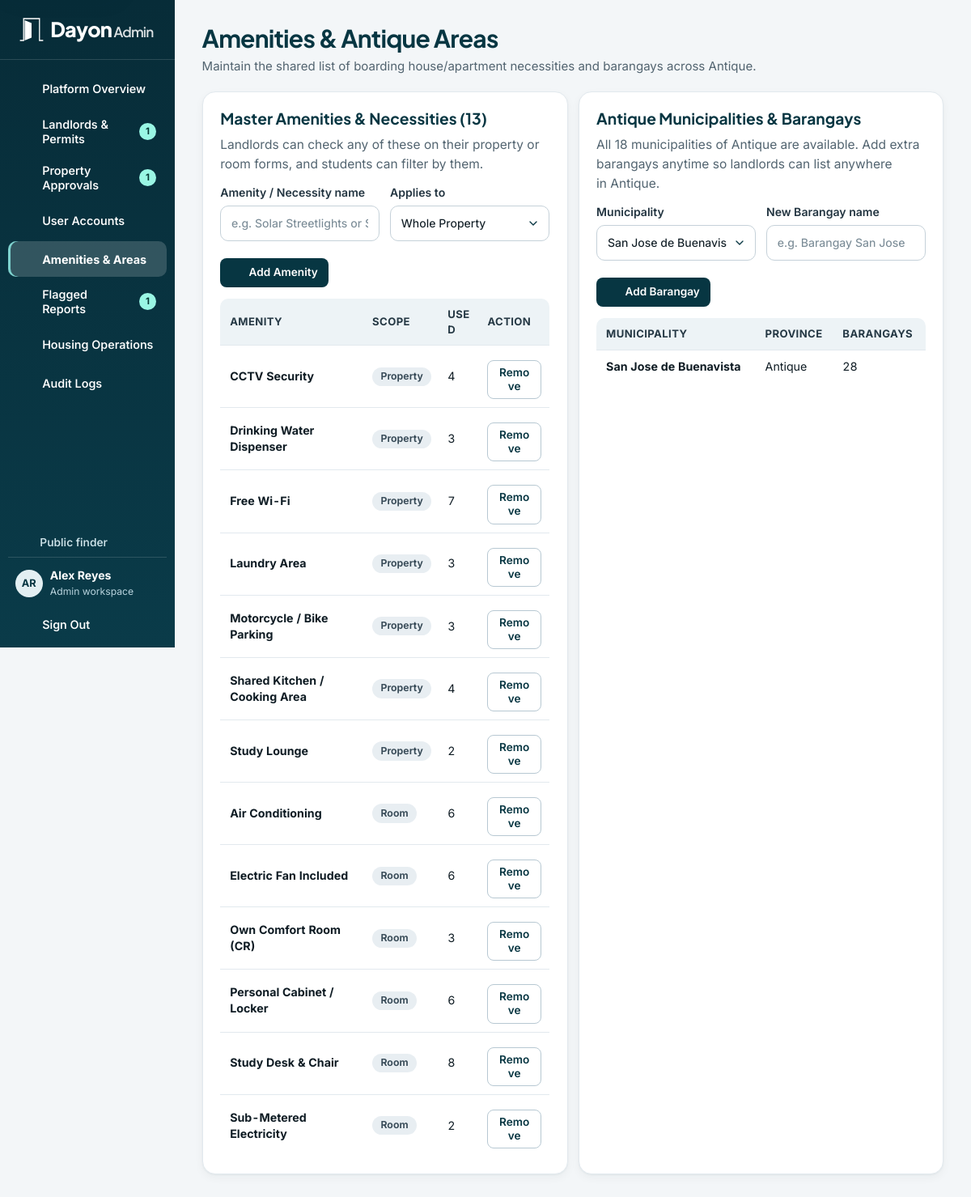
The app's page /admin/catalogs.php (signed in) with its own data.
### tables this page shows
CREATE TABLE users (
    user_id BIGINT UNSIGNED AUTO_INCREMENT PRIMARY KEY,
    role_id TINYINT UNSIGNED NOT NULL,
    email VARCHAR(150) NOT NULL UNIQUE,
    password_hash VARCHAR(255) NOT NULL,
    first_name VARCHAR(80) NOT NULL,
    last_name VARCHAR(80) NOT NULL,
    phone_number VARCHAR(20) NOT NULL,
    account_status ENUM('active', 'suspended', 'pending') NOT NULL DEFAULT 'active',
    created_at TIMESTAMP NOT NULL DEFAULT CURRENT_TIMESTAMP,
    updated_at TIMESTAMP NOT NULL DEFAULT CURRENT_TIMESTAMP ON UPDATE CURRENT_TIMESTAMP,
    CONSTRAINT fk_users_role FOREIGN KEY (role_id) REFERENCES roles(role_id)
);

CREATE TABLE roles (
    role_id TINYINT UNSIGNED AUTO_INCREMENT PRIMARY KEY,
    role_name VARCHAR(30) NOT NULL UNIQUE
);

CREATE TABLE amenities (
    amenity_id SMALLINT UNSIGNED AUTO_INCREMENT PRIMARY KEY,
    amenity_name VARCHAR(80) NOT NULL UNIQUE,
    scope ENUM('property', 'room') NOT NULL
);

CREATE TABLE municipalities (
    municipality_id INT UNSIGNED AUTO_INCREMENT PRIMARY KEY,
    municipality_name VARCHAR(100) NOT NULL,
    province_name VARCHAR(100) NOT NULL,
    UNIQUE KEY uq_municipality_province (municipality_name, province_name)
);

### includes/bootstrap.php (called while the page is built, shortened)
<?php
require_once __DIR__ . '/../config/db.php';
require_once __DIR__ . '/helpers.php';
try {
    if (!empty($_SESSION['user_id'])) {
        $user = row(
            "SELECT u.user_id, u.email, u.first_name, u.last_name, u.phone_number, u.account_status,
                    r.role_name, CONCAT(u.first_name, ' ', u.last_name) AS full_name
             FROM users u JOIN roles r USING (role_id)
             WHERE u.user_id = ? AND u.account_status = 'active'",
            [$_SESSION['user_id']]
        );
    }
} catch (PDOException $exception) {
    error_log($exception->getMessage());
    abort_request(503, 'Dayon could not connect to the database. Check that MySQL is running and import database/dayon_db.sql.');
}

### admin/catalogs.php (the view, shortened to what this page needs)
<?php
require __DIR__ . '/../includes/bootstrap.php';
$amenities = rows('SELECT a.*,
    (SELECT COUNT(*) FROM property_amenities pa WHERE pa.amenity_id = a.amenity_id) +
    (SELECT COUNT(*) FROM room_amenities ra WHERE ra.amenity_id = a.amenity_id) AS usage_count
    FROM amenities a ORDER BY a.scope, a.amenity_name');
$municipalities = rows(
    'SELECT m.*, (SELECT COUNT(*) FROM barangays b WHERE b.municipality_id = m.municipality_id) AS barangay_count
     FROM municipalities m WHERE m.province_name = ? ORDER BY (m.municipality_name = ?) DESC, m.municipality_name',
    [DAYON_PROVINCE, DAYON_MUNICIPALITY]
);
$pageTitle = 'Amenities & Antique Areas';
$pageDescription = 'Maintain the shared list of boarding house/apartment necessities and barangays across Antique.';
require __DIR__ . '/../includes/portal_header.php';
?>
<div class="grid-2">
    <section class="panel" id="amenities-section">
        <h2>Master Amenities &amp; Necessities (<?= count($amenities) ?>)</h2>
        <p class="muted">Landlords can check any of these on their property or room forms, and students can filter by them.</p>
        <form method="post" action="<?= e(url('actions/admin_action.php')) ?>" class="form-grid" style="margin-top:12px;">
            <label class="form-field">Amenity / Necessity name
                <input name="amenity_name" required maxlength="80" placeholder="e.g. Solar Streetlights or Study Table">
            </label>
            <label class="form-field">Applies to
                <select name="scope" required>
                    <option value="property">Whole Property</option>
                </select>
            </label>
            <div class="actions span-2"><button type="submit" class="button small"><?= icon('plus') ?> Add Amenity</button></div>
        </form>
        <div class="table-wrap" style="margin-top:14px;"><table>
            <thead><tr><th>Amenity</th><th>Scope</th><th>Used</th><th>Action</th></tr></thead>
            <tbody>
                <?php foreach ($amenities as $item): ?>
                    <tr>
                        <td><strong><?= e($item['amenity_name']) ?></strong></td>
                        <td><span class="badge"><?= e(ucfirst($item['scope'])) ?></span></td>
                        <td><?= (int) $item['usage_count'] ?></td>
                        <td>
                            <form method="post" action="<?= e(url('actions/admin_action.php')) ?>">
                                <button type="submit" class="button small secondary" data-confirm="Remove <?= e($item['amenity_name']) ?> from the master catalog?">Remove</button>
                            </form>
                        </td>
                    </tr>
                <?php endforeach; ?>
            </tbody>
        </table></div>
    </section>
    <section class="panel" id="areas-section">
        <h2>Antique Municipalities &amp; Barangays</h2>
        <p class="muted">All 18 municipalities of Antique are available. Add extra barangays anytime so landlords can list anywhere in Antique.</p>
        <form method="post" action="<?= e(url('actions/admin_action.php')) ?>" class="form-grid" style="margin-top:12px;">
            <label class="form-field">Municipality
                <select name="municipality_id" required>
                    <?php foreach ($municipalities as $town): ?>
                        <option value="<?= (int) $town['municipality_id'] ?>"><?= e($town['municipality_name']) ?></option>
                    <?php endforeach; ?>
                </select>
            </label>
            <label class="form-field">New Barangay name
                <input name="barangay_name" required maxlength="100" placeholder="e.g. Barangay San Jose">
            </label>
            <div class="actions span-2"><button type="submit" class="button small"><?= icon('plus') ?> Add Barangay</button></div>
        </form>
        <div class="table-wrap" style="margin-top:14px;"><table>
            <thead><tr><th>Municipality</th><th>Province</th><th>Barangays</th></tr></thead>
            <tbody>
                <?php foreach ($municipalities as $town): ?>
                    <tr>
                        <td><strong><?= e($town['municipality_name']) ?></strong></td>
                        <td><?= e($town['province_name']) ?></td>
                        <td><?= (int) $town['barangay_count'] ?></td>
                    </tr>
                <?php endforeach; ?>
            </tbody>
        </table></div>
    </section>
</div>
<?php require __DIR__ . '/../includes/portal_footer.php'; ?>

### includes/portal_header.php (shortened to what this page needs)
<?php
$portalRole = $user['role_name'];
$navBadges = [];
if ($portalRole === 'admin') {
    $navBadges['admin/verifications.php'] = (int) scalar("SELECT (SELECT COUNT(*) FROM landlord_profiles WHERE verification_status = 'pending') + (SELECT COUNT(*) FROM landlord_permits WHERE verification_status = 'submitted')");
    $navBadges['admin/properties.php'] = (int) scalar("SELECT COUNT(*) FROM properties WHERE approval_status = 'pending'");
    $navBadges['admin/reports.php'] = (int) scalar("SELECT COUNT(*) FROM reports WHERE status IN ('open', 'reviewed')");
} elseif ($portalRole === 'landlord') {
    $navBadges['landlord/reservations.php'] = (int) scalar("SELECT COUNT(*) FROM reservations q JOIN rooms r ON r.room_id = q.room_id JOIN properties p ON p.property_id = r.property_id WHERE p.landlord_id = ? AND q.status = 'pending'", [$user['user_id']]);
} elseif ($portalRole === 'student') {
    $navBadges['student/bookmarks.php'] = student_bookmark_count($user);
}
$menus = [
    'student' => [
        ['student/dashboard.php', 'Overview', 'home'],
        ['index.php#listings', 'Find Housing', 'search'],
        ['student/bookmarks.php', 'Bookmarked Houses', 'bookmark'],
        ['student/reservations.php', 'My Requests', 'calendar'],
        ['student/dashboard.php#active-lease', 'Active Lease', 'file'],
        ['student/billing.php', 'Rent & Receipts', 'wallet'],
        ['student/maintenance.php', 'Maintenance', 'tool'],
        ['student/profile.php', 'My Profile', 'user'],
    ],
    'landlord' => [
        ['landlord/dashboard.php', 'Dashboard', 'grid'],
        ['landlord/properties.php', 'Properties & Photos', 'building'],
        ['landlord/rooms.php', 'Rooms & Occupancy', 'bed'],
        ['landlord/reservations.php', 'Visit & Bed Requests', 'calendar'],
        ['landlord/leases.php', 'Tenant Leases', 'users'],
        ['landlord/billing.php', 'Billing & Utilities', 'wallet'],
        ['landlord/maintenance.php', 'Maintenance & Notices', 'tool'],
        ['landlord/verification.php', 'Permits & Trust', 'shield'],
    ],
    'admin' => [
        ['admin/dashboard.php', 'Platform Overview', 'grid'],
        ['admin/verifications.php', 'Landlords & Permits', 'shield'],
        ['admin/properties.php', 'Property Approvals', 'building'],
        ['admin/users.php', 'User Accounts', 'users'],
        ['admin/catalogs.php', 'Amenities & Areas', 'layers'],
        ['admin/reports.php', 'Flagged Reports', 'report'],
        ['admin/operations.php', 'Housing Operations', 'bed'],
        ['admin/audit_logs.php', 'Audit Logs', 'file'],
    ],
];
$portalRoute = $portalRole . '/' . basename($_SERVER['SCRIPT_NAME']);
$portalLease = $portalRole === 'student' ? ($lease ?? active_lease((int) $user['user_id'])) : null;
$studentLeaseRoutes = ['student/dashboard.php#active-lease', 'student/billing.php', 'student/maintenance.php'];
$portalLinks = $portalRole === 'student' && !$portalLease
    ? array_filter($menus[$portalRole], static fn (array $link): bool => !in_array($link[0], $studentLeaseRoutes, true))
    : $menus[$portalRole];
require __DIR__ . '/document_head.php';
?>
<body class="portal-body portal-<?= e($portalRole) ?>">
<div class="portal-layout">
    <aside class="portal-sidebar" aria-label="<?= e(ucfirst($portalRole)) ?> workspace">
        <div class="portal-brand"><?php require __DIR__ . '/brand.php'; ?></div>
        <details class="portal-navigation navigation-disclosure" data-navigation="860" open>
            <div class="portal-navigation-content">
                <nav class="portal-menu" aria-label="Workspace pages">
                    <?php foreach ($portalLinks as [$route, $label, $glyph]):
                        $count = $navBadges[$route] ?? 0;
                    ?>
                        <a href="<?= e(url($route)) ?>"<?= $portalRoute === $route ? ' aria-current="page"' : '' ?>><?= icon($glyph) ?><span><?= e($label) ?></span>
                            <?php if ($count > 0): ?><span class="menu-count"><?= $count ?></span><?php endif; ?>
                        </a>
                    <?php endforeach; ?>
                </nav>
                <div class="portal-sidebar-bottom">
                    <?php if ($portalRole !== 'student'): ?>
                        <a class="portal-public-link" href="<?= e(url()) ?>"><?= icon('arrow-left') ?> Public finder</a>
                    <?php endif; ?>
                    <div class="portal-identity">
                        <span class="avatar" aria-hidden="true"><?= e(user_initials($user)) ?></span>
                        <div><strong><?= e($user['full_name']) ?></strong><span><?= e(ucfirst($portalRole)) ?> workspace</span></div>
                    </div>
                    <form method="post" action="<?= e(url('actions/auth_logout.php')) ?>" class="portal-logout">
                        <button type="submit"><?= icon('logout') ?> Sign Out</button>
                    </form>
                </div>
            </div>
        </details>
    </aside>
    <main id="main" class="portal-main">
        <header class="portal-page-heading<?= !empty($pageHeaderClass) ? ' ' . e($pageHeaderClass) : '' ?>">
            <div>
                <h1><?= e($pageTitle) ?></h1>
                <?php if (!empty($pageDescription)): ?><p><?= e($pageDescription) ?></p><?php endif; ?>
            </div>
        </header>

### assets/css/style.css (style rules this page uses)
:root { color-scheme: light; --canvas: #f3f6f8; --surface: #ffffff; --ink: #0f1c24; --muted: #526470; --teal: #073642; --teal-hover: #0d4d5b; --teal-accent: #0f766e; --teal-quiet: #e3eff2; --line: #cbd6dd; --soft-line: #e2e9ee; --positive: #047857; --positive-soft: #d9f5ea; --warning: #9a5406; --warning-soft: #fef0d5; --negative: #b42c33; --negative-soft: #fde8e9; --content-width: 1220px; --page-gutter: clamp(16px, 4vw, 36px); --control-height: 44px; --layer-header: 20; --layer-menu: 30; --layer-feedback: 40; --layer-skip: 50; --radius: 14px; --shadow-sm: 0 1px 2px #0d24330c, 0 4px 12px #0d24330b; --shadow: 0 4px 10px #0d243312, 0 14px 32px #0d243312; --display: "Plus Jakarta Sans", "Segoe UI", system-ui, sans-serif; --sans: "Inter", "Segoe UI", Roboto, "Helvetica Neue", Arial, sans-serif; font-family: var(--sans); color: var(--ink); background: var(--canvas); }
*, *::before, *::after { box-sizing: border-box; }
html { scroll-padding-top: 88px; scroll-behavior: smooth; }
body { margin: 0; line-height: 1.55; font-size: 15.5px; -webkit-font-smoothing: antialiased; }
button, input, textarea, select { font: inherit; }
button { cursor: pointer; }
a { color: inherit; text-decoration: none; }
:where(button,a,select,input,textarea,summary,[tabindex]):focus-visible { outline: 2px solid #0f766e; outline-offset: 2px; }
h1, h2, h3, p { margin: 0; }
h1, h2, h3 { font-family: var(--display); line-height: 1.18; font-weight: 700; text-wrap: balance; overflow-wrap: anywhere; }
p { text-wrap: pretty; }
.muted { color: var(--muted); }
.avatar { display: inline-grid; flex: 0 0 auto; place-items: center; width: 40px; height: 40px; border-radius: 50%; background: var(--teal-quiet); color: var(--teal); font-weight: 700; font-size: .9rem; transition: background .15s ease; }
.button { display: inline-flex; align-items: center; justify-content: center; gap: .48em; width: fit-content; max-width: 100%; min-height: var(--control-height); padding: .58rem 1.05rem; border: 1px solid transparent; border-radius: 10px; background: var(--teal); color: white; font-size: .92rem; font-weight: 600; line-height: 1.25; text-align: center; overflow-wrap: anywhere; transition: background .16s ease, border-color .16s ease, transform .12s ease, box-shadow .16s ease; }
.button.secondary, .button.outline { background: var(--surface); color: var(--teal); border-color: #b7c8d2; }
.button.small { min-height: 36px; padding: .38rem .74rem; font-size: .85rem; border-radius: 8px; }
label, .form-field { display: flex; min-width: 0; flex-direction: column; gap: 5px; font-weight: 600; font-size: .88rem; color: #223440; }
input:not([type=checkbox]):not([type=radio]), select, textarea { display: block; width: 100%; min-width: 0; min-height: var(--control-height); padding: .55rem .8rem; border: 1px solid #c5d1d9; border-radius: 10px; background-color: var(--surface); color: var(--ink); font-weight: 450; transition: border-color .15s ease, box-shadow .15s ease; }
input::placeholder, textarea::placeholder { color: #7a8b96; opacity: 1; }
select { appearance: none; padding-right: 2.2rem; }
.actions { display: flex; flex-wrap: wrap; align-items: center; gap: 8px; }
.grid-2, .grid-3, .form-grid { display: grid; gap: 13px; grid-template-columns: repeat(2, minmax(0, 1fr)); }
.span-2, .full-width { grid-column: 1 / -1; }
.badge { display: inline-flex; align-items: center; justify-content: center; gap: 4px; width: fit-content; padding: .27rem .65rem; border-radius: 999px; background: #e8eef2; color: #374a57; font-size: .77rem; line-height: 1.2; font-weight: 650; }

### records on screen
users: user_initials($user) "AR", role.role_name "Admin"
amenities: amenity_name "CCTV Security", scope "Property", usage_count "4"
amenities: amenity_name "Drinking Water Dispenser", scope "Property", usage_count "3"
amenities: amenity_name "Free Wi-Fi", scope "Property", usage_count "7"
amenities: amenity_name "Laundry Area", scope "Property", usage_count "3"
amenities: amenity_name "Motorcycle / Bike Parking", scope "Property", usage_count "3"
amenities: amenity_name "Shared Kitchen / Cooking Area", scope "Property", usage_count "4"
amenities: amenity_name "Study Lounge", scope "Property", usage_count "2"
amenities: amenity_name "Air Conditioning", scope "Room", usage_count "6"
amenities: amenity_name "Electric Fan Included", scope "Room", usage_count "6"
amenities: amenity_name "Own Comfort Room (CR)", scope "Room", usage_count "3"
amenities: amenity_name "Personal Cabinet / Locker", scope "Room", usage_count "6"
amenities: amenity_name "Study Desk & Chair", scope "Room", usage_count "8"
amenities: amenity_name "Sub-Metered Electricity", scope "Room", usage_count "2"
municipalities: municipality_name "San Jose de Buenavista", province_name "Antique", barangay_count "28"

### other values on screen
$label "Platform Overview"
$label "Landlords & Permits"
$count "1"
$label "Property Approvals"
$label "User Accounts"
$label "Amenities & Areas"
$label "Flagged Reports"
$label "Housing Operations"
$label "Audit Logs"
$user['full_name'] "Alex Reyes"
$pageTitle "Amenities & Antique Areas"
$pageDescription "Maintain the shared list of boarding house/apartment necessities and barangays across Antique."
count($amenities) "13"
form field municipality_id "San Jose de Buenavista"
